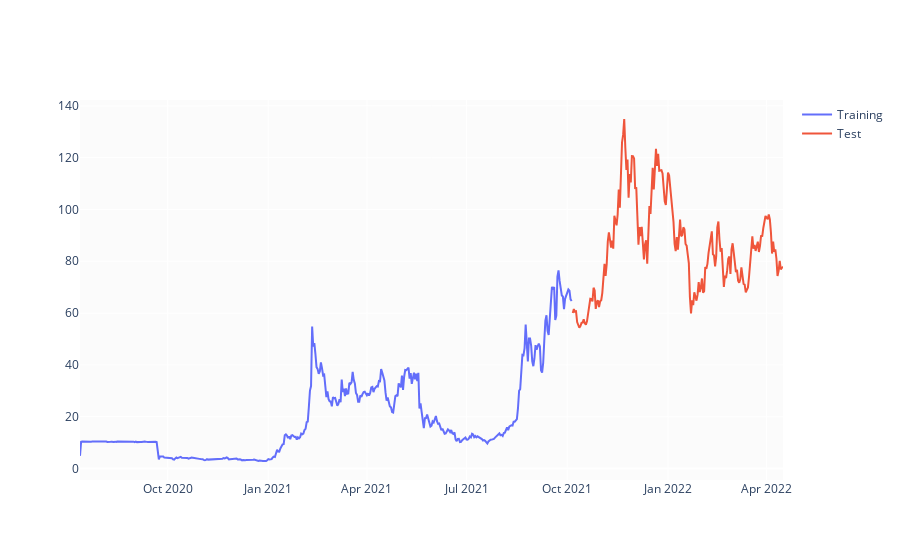

Notebook code cell kept with this figure:
### Markdown cell above
Split stock data frame into two subsets: training ($70\%$)and test ($30\%$) sets. Calculated split indices and create separate dataframes (train_df, test_df). Frames have been ploted in the chart below.

### Code cell
test_size  = 0.30
test_split_idx  = int(btc_df.shape[0] * (1-test_size))

train_df  = btc_df.loc[:test_split_idx - 1].copy()
test_df   = btc_df.loc[test_split_idx:].copy()

fig = go.Figure()
fig.add_trace(go.Scatter(x=train_df.time, y=train_df.close, name='Training'))
fig.add_trace(go.Scatter(x=test_df.time,  y=test_df.close,  name='Test'))
fig.show()
fig.write_image(f'images/{img_name}traintest.png')

### Figure 1 — Plotly figure (JSON) as saved in the notebook; plotly's stock layout.template omitted (floating-point values rounded to 4 significant figures; data arrays with more than 128 entries replaced by an {"elided": "..."} marker saying what was removed)
{"data": [{"name": "Training", "type": "scatter", "x": {"elided": "450 str values"}, "y": {"elided": "450 float values"}}, {"name": "Test", "type": "scatter", "x": {"elided": "193 str values"}, "y": {"elided": "193 float values"}}], "layout": {"autosize": true, "xaxis": {"autorange": true, "range": ["2020-07-13", "2022-04-16"], "type": "date"}, "yaxis": {"autorange": true, "range": [-4.429, 142.2], "type": "linear"}}}
